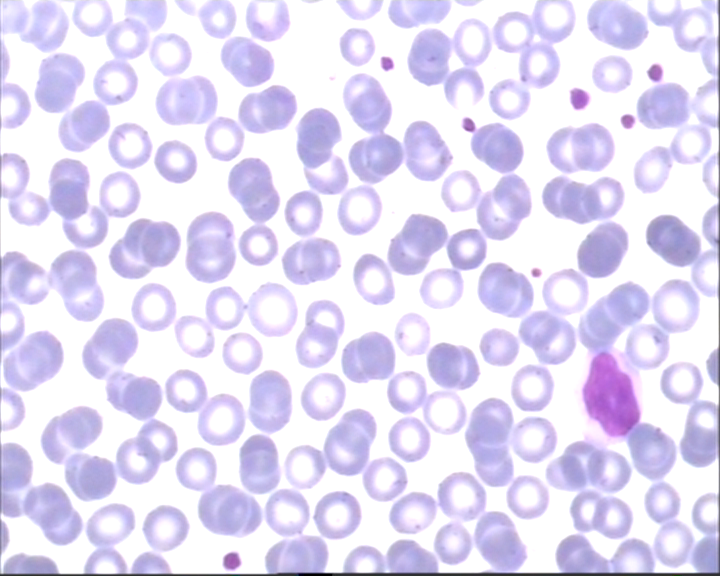
#> input picture my-automated platelet counting/45.bmp, 720 x 576 px
$ python enhancement.py
#> lines starting #> are read from the running program, lines starting #| are printed output that depends on the picture; after the words box and inside, x2 and y2 are one past the last pixel; in counts of white or black regions, pixels touching at a corner belong together; long printed decimals are rounded
import numpy as np
import cv2
import matplotlib.pyplot as plt
import numpy as np
from skimage import data, io
from skimage.io import imread, imsave
from skimage.color import rgb2gray, rgb2lab
from skimage.filters import gaussian

# IMAGE PREPROCESSING
image = imread("45.bmp")
#> image is the input picture: shape (576, 720, 3); mean R, G, B 226.5, 219.9, 244.7
# gaussian blur
gaus = gaussian(image)
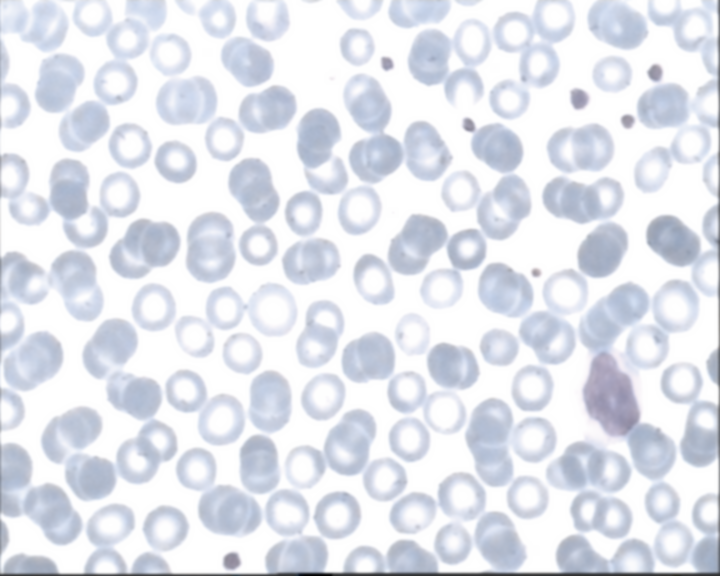
#> gaus: shape (576, 720, 3) float64; mean R, G, B 0.886, 0.899, 0.932
# rgb to lab
labimg = rgb2lab(image, illuminant='A', observer='2')
#> labimg: shape (576, 720, 3) float64; mean of channels 0, 1, 2 88.8, -14.5, -98.2
# lab to gray
gray = rgb2gray(labimg)
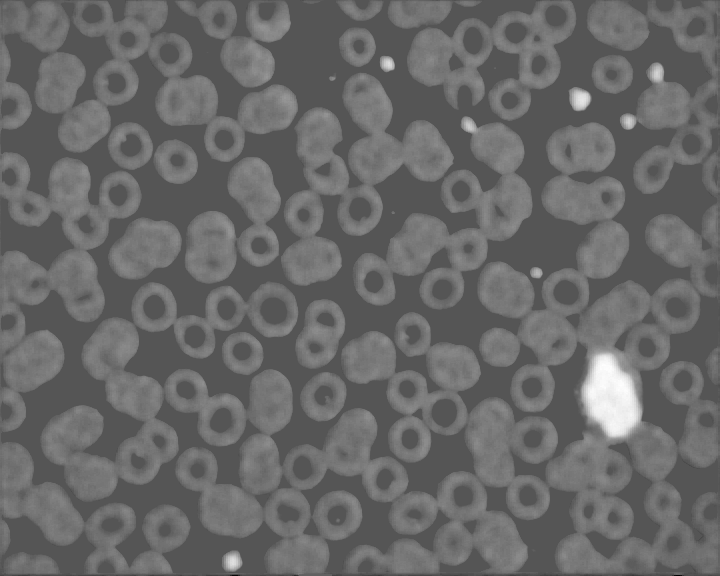
#> gray: shape (576, 720) float64; min -17.6, max 28.56, mean 1.4; drawn with min black and max white

from skimage.filters import threshold_minimum

thresh_min = threshold_minimum(gray)
#> thresh_min = -14.8
binary_min = image > thresh_min
#> binary_min: shape (576, 720, 3) bool; every value is 1

io.imshow(binary_min)

fig, ax = plt.subplots(ncols=2, figsize=(10, 5))
ax[0].set_title("Original image")
ax[0].imshow(image)
ax[1].set_title("Lab image")
ax[1].imshow(labimg)

# io.imshow(labimg)
# plt.show()

# IMAGE SEGMENTATION
# Otsu Thresholding
def threshold_otsu_impl(image, nbins=0.6):
    # validate grayscale
#> called with nbins = 0.6
    if len(image.shape) == 1 or len(image.shape) > 2:
        return False

    # validate multicolored
    if np.min(image) == np.max(image):
        return False

    all_colors = image.flatten()
    total_weight = len(all_colors)
#> total_weight = 414720
    least_variance = -1
    least_variance_threshold = -1

    # create an array of all possible threshold values which we want to loop through
    color_thresholds = np.arange(np.min(image)+nbins, np.max(image)-nbins, nbins)
#> color_thresholds = 75 values from -17 to 27.4

    # loop through the thresholds to find the one with the least within class variance
    for color_threshold in color_thresholds:
        bg_pixels = all_colors[all_colors < color_threshold]
        weight_bg = len(bg_pixels) / total_weight
        variance_bg = np.var(bg_pixels)

        fg_pixels = all_colors[all_colors >= color_threshold]
        weight_fg = len(fg_pixels) / total_weight
        variance_fg = np.var(fg_pixels)

        within_class_variance = weight_fg*variance_fg + weight_bg*variance_bg
        if least_variance == -1 or least_variance > within_class_variance:
            least_variance = within_class_variance
            least_variance_threshold = color_threshold
            print("trace:", within_class_variance, color_threshold)
#> this loop made 75 passes
#> (bg_pixels, weight_bg, variance_bg, weight_fg, variance_fg, within_class_variance, least_variance) on passes 1, 3: ([-17.6, -17.6, -17.6, -17.6], 9.65e-06, 0, 1, 14.39, 14.39, 14.39), ([-16.21, -16.3, -16.32, -16.32, -17.6, -17.6, -17.6, -17.6], 1.93e-05, 0.429, 1, 14.39, 14.39, 14.39)
#> (weight_bg, variance_bg, weight_fg, variance_fg, within_class_variance, least_variance) on passes 4, 5, 11, 13, 14, 16: (2.89e-05, 0.649, 1, 14.39, 14.39, 14.39), (3.38e-05, 0.97, 1, 14.39, 14.39, 14.39), (3.86e-05, 3.72, 1, 14.39, 14.39, 14.39), (4.34e-05, 6.43, 1, 14.39, 14.39, 14.39), (4.82e-05, 8.41, 1, 14.38, 14.38, 14.38), (5.3e-05, 10.82, 1, 14.38, 14.38, 14.38)
#| trace: 14.393 -16.999
#| trace: 14.390 -15.799
#| trace: 14.387 -15.199
#| trace: 14.386 -14.599
#| trace: 14.386 -10.999
#| trace: 14.385 -9.799
#| trace: 14.385 -9.199
#| trace: 14.384 -7.999
#> (further printed lines are left out)
#> after the loop, least_variance = 5.23; least_variance_threshold = 1

    return least_variance_threshold


threshold_c = threshold_otsu_impl(gray)
#> threshold_c = 1
bin_img = gray > threshold_c
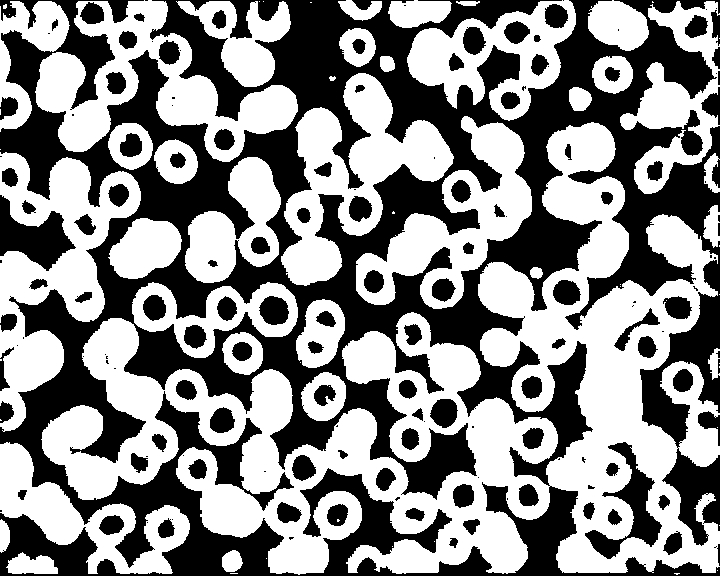
#> bin_img: shape (576, 720) bool; 53.6% white; 153 black regions (54 under 20 px), largest, box (x1, y1, x2, y2) and area: (0, 0, 720, 576) 162318, (0, 195, 76, 271) 2772, (585, 442, 662, 559) 2661

fig, ax = plt.subplots(ncols=2, figsize=(10, 5))
ax[0].set_title("Original image")
ax[0].imshow(gray, cmap="gray")

ax[1].set_title("Binary image")
ax[1].imshow(bin_img, cmap="gray")
plt.show()
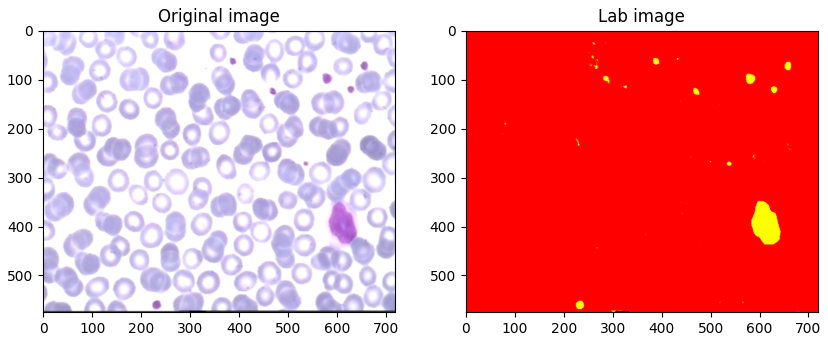
#> figure drawn by matplotlib, 2 panels
# cv2.waitKey(0)
